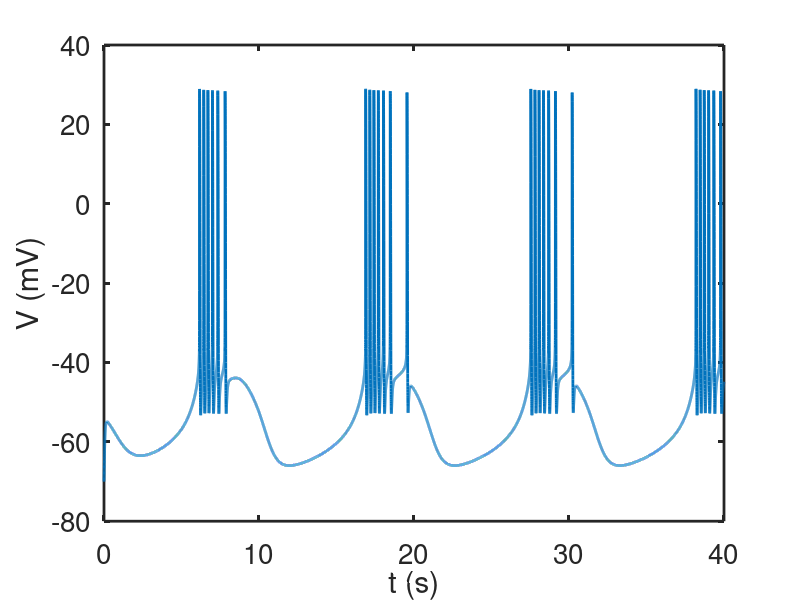

Write the MATLAB code that produced this figure.
%  -------------------------------------------------------------------
%
%   Code for the Aplysia model.
%
%   For Chapter 9, Exercise 9.10 of
%   Keener and Sneyd, Mathematical Physiology, 3rd Edition, Springer.
%
%   Written by James Keener and James Sneyd
%
%  -------------------------------------------------------------------
function aplysia

clear all
close all
clc
set(0,                           ...
   'defaultaxesfontsize', 20,   ...
   'defaultaxeslinewidth', 2.0, ...
   'defaultlinelinewidth', 2.0, ...
   'defaultpatchlinewidth', 0.7);
global rho Kc lam cm vna vca vk vL gna gk gkca gL C1 C2 taux A B gca


 % Conductances in pS; currents in fA; Ca concentrations in uM; time in ms
rho=0.0003;
 Kc=0.0085;
 lam=0.08;
 cm=1.0;
 vna=30.0;
 vca=140.0;

 vk=-75.0;
 vL=-40.0;
 gna=4.0;
 gca=0.004;
 gk=0.3;
 gkca=0.03;
 gL=0.003;
 C1=1.209;
 C2=78.714;
 taux=235.0;
 A=0.15;
 B=-50.0;

v0=-70;
h0=0.012925;
n0=0.61732;
x0=0.5;
c0=0.6;

u0 = [v0,h0,n0,x0,c0 ];

total=40000;

tstep = 1;
tic
%specify the output points
tspan = [0:tstep:total];

 [T,S] = ode23s(@deRHS,tspan, u0, odeset('maxstep',10));
toc
figure( 1)
plot(T/1000,S(:,1))

ylabel('V (mV)')
xlabel('t (s)')

end % of main



%% ode functions
function s_prime=deRHS(t,s)
global rho Kc lam cm vna vca vk vL gna gk gkca gL C1 C2 taux A B gca

v=s(1);
h=s(2);
n=s(3);
x=s(4);
c=s(5);

 % Activation variables

alpham  = 0.1*(50.0-(C1*v + C2))/(exp((50.0-(C1*v + C2))/10.0) - 1.0);
betam  = 4.0*exp((25.0-(C1*v + C2))/18.0);
minf  = alpham /(alpham  + betam );

alphah  = 0.07*exp((25.0-(C1*v + C2))/20.0);
betah  = 1.0/(exp((55.0-(C1*v + C2))/10.0) + 1.0);
hinf  = alphah /(alphah  + betah );
tauh  = 1.0/(alphah  + betah );

alphan  = 0.01*(55.0-(C1*v + C2))/(exp((55.0-(C1*v + C2))/10.0) - 1.0);
betan  = 0.125*exp((45.0-(C1*v + C2))/80.0);
ninf = alphan/(alphan + betan);
taun  = 1.0/(alphan  + betan );

xinf = 1.0/(exp(A*(B-v)) + 1.0);

 % Ionic currents
ina = gna*(minf^3)*h*(v-vna);
ica = gca*x*(v-vca);
iL = gL*(v-vL);
ik = ( gk*(n^4) + gkca*c/(0.5+c) )*(v-vk);

 % Differential Equations
vp = (-ina -ica - ik - iL)/cm;
hp = lam*(hinf - h)/tauh;
np = lam*(ninf - n)/taun;
xp = (xinf - x)/taux;
cp = rho*(Kc*x*(vca - v) - c);

 s_prime = [vp;hp;np;xp;cp];
end
